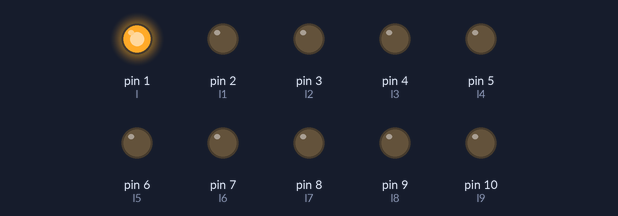
This sketch was run on a simulated Arduino Uno, built with avr-gcc and run on an emulated ATmega328P. On the bench: output pins drawn as LEDs (lit = HIGH).

Above: at 0.5 s.
At 1.5 s:
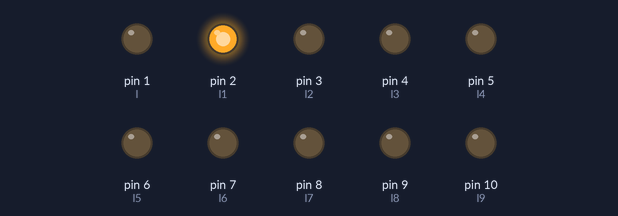
At 3.5 s:
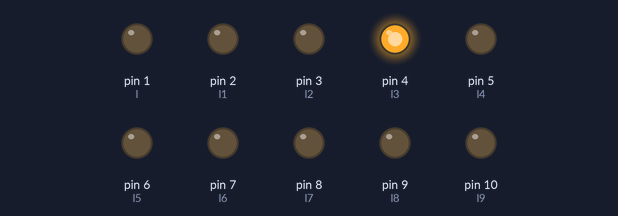
At 6.5 s:
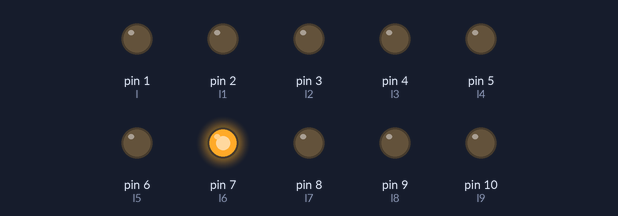
At 9.5 s:
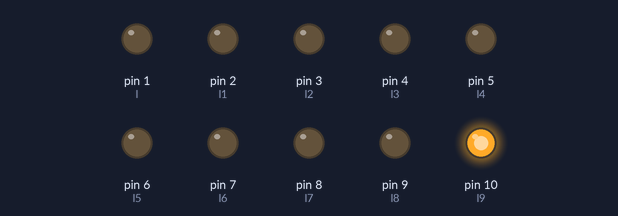
At 12.5 s:
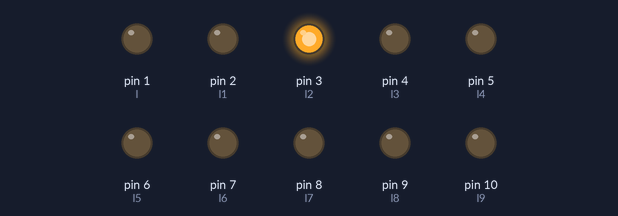
Timing chart, 0 to 13.0 s (numbered marks = the images above):
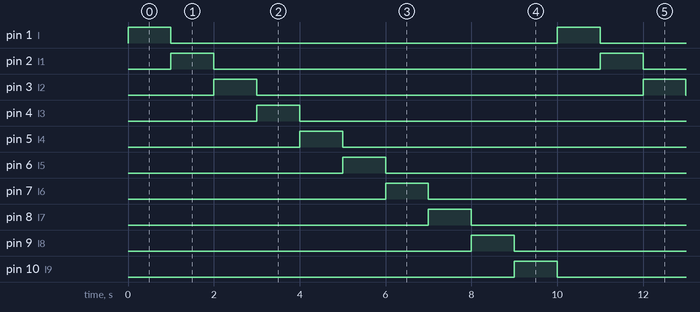

The sketch:

ejercicio_1_b1.ino
```cpp
#define l 1
#define l1 2
#define l2 3
#define l3 4
#define l4 5
#define l5 6
#define l6 7
#define l7 8
#define l8 9
#define l9 10

void setup()
{
  pinMode(l, OUTPUT);
  pinMode(l1, OUTPUT);
  pinMode(l2, OUTPUT);
  pinMode(l3, OUTPUT);
  pinMode(l4, OUTPUT);
  pinMode(l5, OUTPUT);
  pinMode(l6, OUTPUT);
  pinMode(l7, OUTPUT);
  pinMode(l8, OUTPUT);
  pinMode(l9, OUTPUT);
}

void loop()
{
  digitalWrite(l, HIGH);
  delay(1000);
  digitalWrite(l, LOW);
  digitalWrite(l1, HIGH);
  delay(1000);
  digitalWrite(l1, LOW);
  digitalWrite(l2, HIGH);
  delay(1000);
  digitalWrite(l2, LOW);
  digitalWrite(l3, HIGH);
  delay(1000);
  digitalWrite(l3, LOW);
  digitalWrite(l4, HIGH);
  delay(1000);
  digitalWrite(l4, LOW);
  digitalWrite(l5, HIGH);
  delay(1000);
  digitalWrite(l5, LOW);
  digitalWrite(l6, HIGH);
  delay(1000);
  digitalWrite(l6, LOW);
  digitalWrite(l7, HIGH);
  delay(1000);
  digitalWrite(l7, LOW);
  digitalWrite(l8, HIGH);
  delay(1000);
  digitalWrite(l8, LOW);
  digitalWrite(l9, HIGH);
  delay(1000);
  digitalWrite(l9, LOW);
}
```

Measured:
- by itself, pin 1 (l), pin 2 (l1), pin 3 (l2), pin 4 (l3), pin 5 (l4), pin 6 (l5), pin 7 (l6), pin 8 (l7), pin 9 (l8), pin 10 (l9): alternates HIGH for 1.0 s and LOW for 9.0 s
- by itself, everything shown: repeats every 10.0 s, in 11 steps
